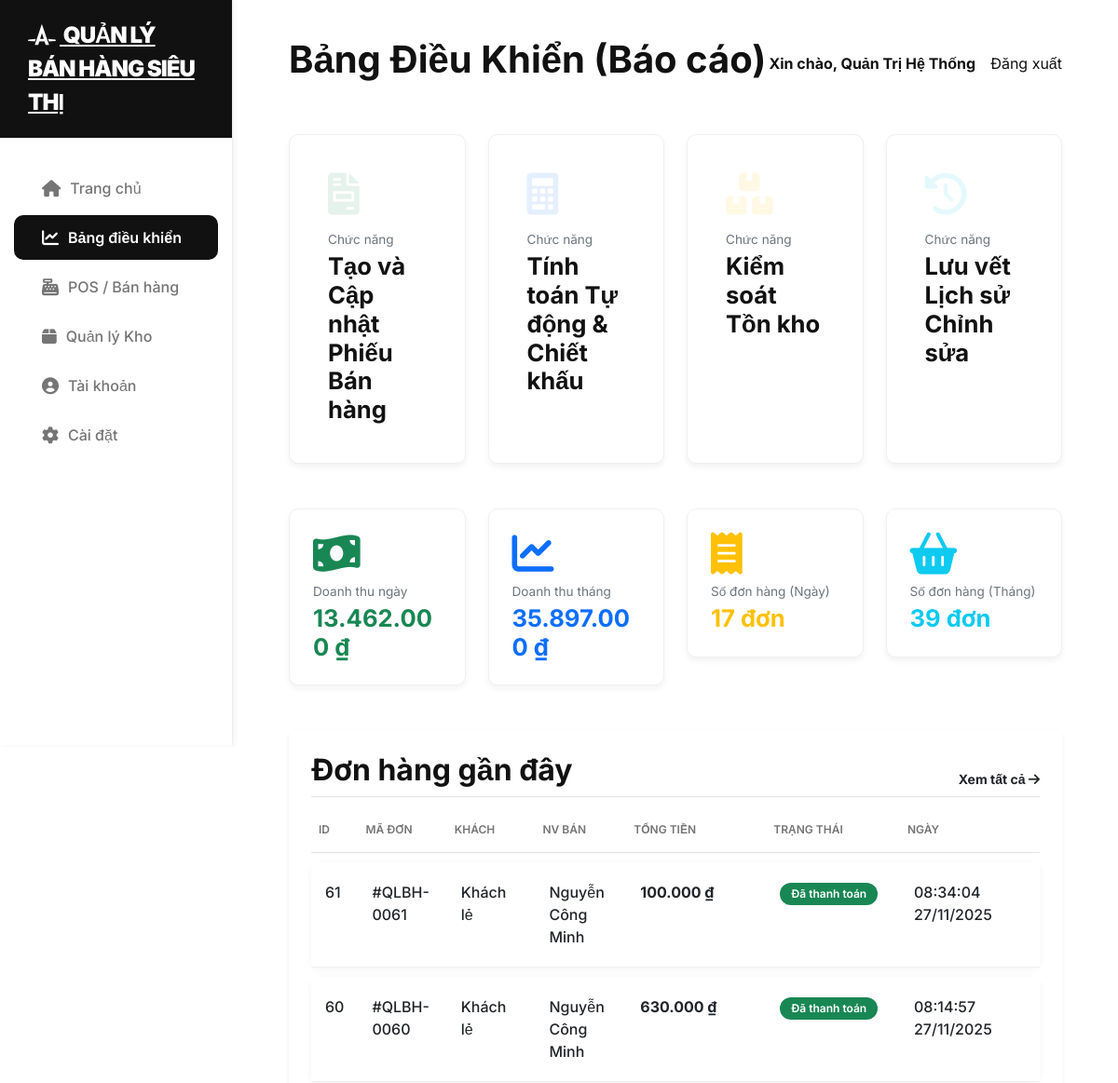
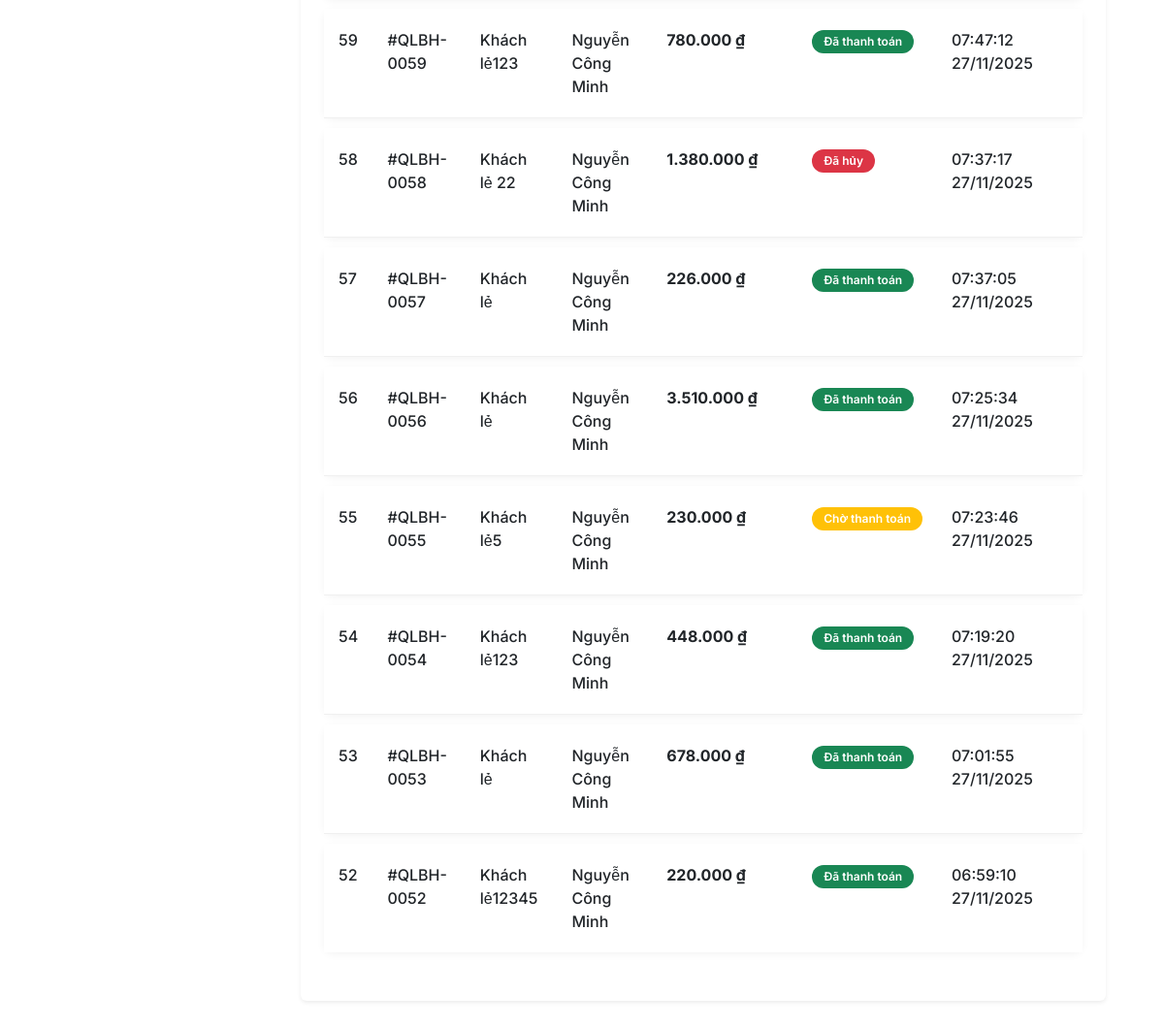
Page /admin_dashboard.php (signed in) on the committed database (2 pictures, top to bottom).
### tables this page shows
CREATE TABLE `transactions` (
  `id` int(11) UNSIGNED NOT NULL,
  `user_id` int(11) UNSIGNED DEFAULT NULL,
  `customer_name` varchar(255) DEFAULT 'Khách lẻ',
  `total_amount` decimal(10,2) NOT NULL,
  `payment_method` varchar(50) DEFAULT NULL,
  `status` varchar(20) NOT NULL DEFAULT 'completed',
  `created_at` timestamp NOT NULL DEFAULT current_timestamp(),
  `transaction_date` timestamp NOT NULL DEFAULT current_timestamp(),
  `tax_amount` decimal(10,2) NOT NULL DEFAULT 0.00,
  `tax_rate` int(11) NOT NULL DEFAULT 0
);

CREATE TABLE `users` (
  `id` int(11) UNSIGNED NOT NULL,
  `username` varchar(50) NOT NULL,
  `password` varchar(255) NOT NULL,
  `fullname` varchar(100) DEFAULT NULL,
  `email` varchar(100) DEFAULT NULL,
  `role` varchar(50) NOT NULL DEFAULT 'staff',
  `created_at` timestamp NOT NULL DEFAULT current_timestamp()
);

### config.php (called while the page is built, shortened)
<?php
function getCurrentUser() {
    return isset($_SESSION['user_name']) ? $_SESSION['user_name'] : 'Khách';
}

### admin_dashboard.php (the view, shortened to what this page needs)
<?php
require_once 'config.php';
$current_user_name = getCurrentUser();
function formatCurrency($amount) {
    $currency = defined('CURRENCY') ? CURRENCY : '₫';
    return number_format($amount, 0, ',', '.') . ' ' . $currency;
}
function getStatusBadge($status) {
    switch ($status) {
        case 'paid':
            return '<span class="badge bg-success rounded-pill">Đã thanh toán</span>';
        case 'pending':
            return '<span class="badge bg-warning rounded-pill">Chờ thanh toán</span>';
        case 'cancelled':
            return '<span class="badge bg-danger rounded-pill">Đã hủy</span>';
    }
}
$stats = [
    'today_revenue' => 0,
    'month_revenue' => 0,
    'today_orders' => 0,
    'month_orders' => 0,
];
$transactions = [];
$limit = 10;
try {
    global $pdo;
    $today = date('Y-m-d');
    $start_of_month = date('Y-m-01');
    $sql_stats = "
        SELECT
            SUM(CASE WHEN DATE(created_at) = :today AND status = 'paid' THEN total_amount ELSE 0 END) as today_revenue,
            COUNT(CASE WHEN DATE(created_at) = :today AND status = 'paid' THEN id ELSE NULL END) as today_orders,
            SUM(CASE WHEN created_at >= :start_of_month AND status = 'paid' THEN total_amount ELSE 0 END) as month_revenue,
            COUNT(CASE WHEN created_at >= :start_of_month AND status = 'paid' THEN id ELSE NULL END) as month_orders
        FROM transactions
    ";
    $stmt_stats = $pdo->prepare($sql_stats);
    $stmt_stats->bindParam(':today', $today);
    $stmt_stats->bindParam(':start_of_month', $start_of_month);
    $stmt_stats->execute();
    $db_stats = $stmt_stats->fetch(PDO::FETCH_ASSOC);
    if ($db_stats) {
        $stats['today_revenue'] = (float)$db_stats['today_revenue'];
        $stats['month_revenue'] = (float)$db_stats['month_revenue'];
        $stats['today_orders'] = (int)$db_stats['today_orders'];
        $stats['month_orders'] = (int)$db_stats['month_orders'];
    }
    $sql_trans = "
        SELECT
            t.id, t.customer_name, t.total_amount, t.status, t.created_at,
            u.fullname as sales_person
        FROM transactions t
        JOIN users u ON t.user_id = u.id
        ORDER BY t.created_at DESC
        LIMIT :limit
    ";
    $stmt_trans = $pdo->prepare($sql_trans);
    $stmt_trans->bindParam(':limit', $limit, PDO::PARAM_INT);
    $stmt_trans->execute();
    $transactions = $stmt_trans->fetchAll();
} catch (PDOException $e) {
    $error = "LỖI TRUY VẤN CSDL: " . $e->getMessage();
}
?>
<!DOCTYPE html>
<html lang="vi">
<head>
    <link href="https://cdn.jsdelivr.net/npm/bootstrap@5.3.0/dist/css/bootstrap.min.css" rel="stylesheet">
    <link rel="stylesheet" href="https://cdnjs.cloudflare.com/ajax/libs/font-awesome/6.0.0/css/all.min.css">
    <link rel="stylesheet" href="style.css">
</head>
<body>
<div class="sidebar d-none d-md-block">
    <a href="index.php" class="brand-logo">
        <i class="fab fa-autoprefixer"></i> <?php echo APP_NAME; ?>
    </a>
    <nav class="nav flex-column">
        <a class="nav-link" href="index.php"><i class="fas fa-home"></i> Trang chủ</a>
        <a class="nav-link active" href="admin_dashboard.php"><i class="fas fa-chart-line"></i> Bảng điều khiển</a>
        <a class="nav-link" href="sales.php"><i class="fas fa-cash-register"></i> POS / Bán hàng</a>
        <a class="nav-link" href="inventory.php"><i class="fas fa-box"></i> Quản lý Kho</a>
        <a class="nav-link" href="account.php"><i class="fas fa-user-circle"></i> Tài khoản</a>
        <a class="nav-link" href="#"><i class="fas fa-cog"></i> Cài đặt</a>
    </nav>
</div>
<div class="main-content">
    <div class="d-flex justify-content-between align-items-center mb-5">
        <h1 class="fw-bold">Bảng Điều Khiển (Báo cáo)</h1>
        <div class="ms-auto d-flex align-items-center">
            <span class="me-3 fw-bold">Xin chào, <?php echo $current_user_name; ?></span>
            <a href="logout.php" class="btn-outline-app">Đăng xuất</a>
        </div>
    </div>
   <div class="row g-4 mb-5">
    <div class="col-md-3">
        <a href="sales.php" class="stat-card card h-100 text-decoration-none">
            <div class="card-body">
                <i class="fas fa-file-invoice stat-icon mb-3 text-success"></i>
                <p class="text-secondary small mb-1">Chức năng</p>
                <h3 class="fw-bold m-0">Tạo và Cập nhật Phiếu Bán hàng</h3>
            </div>
        </a>
    </div>
    <div class="col-md-3">
        <a href="financial_report.php" class="stat-card card h-100 text-decoration-none">
            <div class="card-body">
                <i class="fas fa-calculator stat-icon mb-3 text-primary"></i>
                <p class="text-secondary small mb-1">Chức năng</p>
                <h3 class="fw-bold m-0">Tính toán Tự động & Chiết khấu</h3>
            </div>
        </a>
    </div>
    <div class="col-md-3">
        <a href="inventory.php" class="stat-card card h-100 text-decoration-none">
            <div class="card-body">
                <i class="fas fa-boxes stat-icon mb-3 text-warning"></i>
                <p class="text-secondary small mb-1">Chức năng</p>
                <h3 class="fw-bold m-0">Kiểm soát Tồn kho</h3>
            </div>
        </a>
    </div>
    <div class="col-md-3">
        <a href="audit_trail.php" class="stat-card card h-100 text-decoration-none">
            <div class="card-body">
                <i class="fas fa-history stat-icon mb-3 text-info"></i>
                <p class="text-secondary small mb-1">Chức năng</p>
                <h3 class="fw-bold m-0">Lưu vết Lịch sử Chỉnh sửa</h3>
            </div>
        </a>
    </div>
</div>
    <div class="row g-4 mb-5">
        <div class="col-md-3">
            <div class="stat-card card">
                <i class="fas fa-money-bill-wave stat-icon mb-2 text-success" style="opacity: 1;"></i>
                <p class="text-secondary small mb-1">Doanh thu ngày</p>
                <h3 class="fw-bold m-0 text-success"><?php echo formatCurrency($stats['today_revenue']); ?></h3>
            </div>
        </div>
        <div class="col-md-3">
            <div class="stat-card card">
                <i class="fas fa-chart-line stat-icon mb-2 text-primary" style="opacity: 1;"></i>
                <p class="text-secondary small mb-1">Doanh thu tháng</p>
                <h3 class="fw-bold m-0 text-primary"><?php echo formatCurrency($stats['month_revenue']); ?></h3>
            </div>
        </div>
        <div class="col-md-3">
            <div class="stat-card card">
                <i class="fas fa-receipt stat-icon mb-2 text-warning" style="opacity: 1;"></i>
                <p class="text-secondary small mb-1">Số đơn hàng (Ngày)</p>
                <h3 class="fw-bold m-0 text-warning"><?php echo number_format($stats['today_orders']); ?> đơn</h3>
            </div>
        </div>
        <div class="col-md-3">
            <div class="stat-card card">
                <i class="fas fa-shopping-basket stat-icon mb-2 text-info" style="opacity: 1;"></i>
                <p class="text-secondary small mb-1">Số đơn hàng (Tháng)</p>
                <h3 class="fw-bold m-0 text-info"><?php echo number_format($stats['month_orders']); ?> đơn</h3>
            </div>
        </div>
    </div>
    <div class="row mb-5">
        <div class="col-12">
            <div class="p-4 bg-white rounded shadow-sm">
                <div class="d-flex justify-content-between align-items-end mb-3 border-bottom pb-2">
                    <h2 class="fw-bold m-0">Đơn hàng gần đây</h2>
                    <a href="sales.php" class="text-dark text-decoration-none fw-bold small">Xem tất cả <i class="fas fa-arrow-right"></i></a>
                </div>
                <table class="table table-clean w-100">
                    <thead>
                        <tr>
                            <th width="50">ID</th>
                            <th>Mã đơn</th>
                            <th>Khách</th>
                            <th>NV Bán</th>
                            <th width="150">Tổng tiền</th>
                            <th width="100">Trạng thái</th>
                            <th width="150">Ngày</th>
                        </tr>
                    </thead>
                    <tbody>
                        <?php if (empty($transactions)): ?>
                            <tr>
                                <td colspan="7" class="text-center text-muted py-5">
                                    Chưa có giao dịch nào được ghi nhận.
                                </td>
                            </tr>
                        <?php else: ?>
                            <?php foreach ($transactions as $t): ?>
                            <tr>
                                <td><?php echo htmlspecialchars($t['id']); ?></td>
                                <td>#QLBH-<?php echo str_pad(htmlspecialchars($t['id']), 4, '0', STR_PAD_LEFT); ?></td>
                                <td><?php echo htmlspecialchars($t['customer_name']); ?></td>
                                <td><?php echo htmlspecialchars($t['sales_person']); ?></td>
                                <td class="fw-bold text-dark"><?php echo formatCurrency($t['total_amount']); ?></td>
                                <td><?php echo getStatusBadge($t['status']); ?></td>
                                <td><?php echo date('H:i:s d/m/Y', strtotime($t['created_at'])); ?></td>
                            </tr>
                            <?php endforeach; ?>
                        <?php endif; ?>
                    </tbody>
                </table>
            </div>
        </div>
    </div>
</div>
</body>
</html>

### style.css (style rules this page uses)
:root { --app-black: #111111; --app-gray: #757575; --bg-color: #ffffff; --card-bg: #f8f8f8; --border-radius-lg: 15px; --transition-speed: 0.3s; }
body { font-family: 'Inter', sans-serif; height: 100vh; overflow-x: hidden; background-color: var(--bg-color); color: var(--app-black); }
h1, h2, h3, h4, h5, h6 { color: var(--app-black); }
p { color: var(--app-gray); }
a { color: var(--app-black); text-decoration: none; }
.sidebar { height: 100vh; position: fixed; width: 250px; padding-top: 0; border-right: 1px solid #eee; background-color: var(--bg-color); box-shadow: 2px 0 5px rgba(0, 0, 0, 0.05); }
.brand-logo { font-weight: 900; font-size: 24px; padding: 20px 30px; margin-bottom: 30px; letter-spacing: -1px; text-transform: uppercase; background-color: var(--app-black); color: white; display: block; text-decoration: none; transition: all var(--transition-speed); }
.brand-logo i { margin-right: 5px; }
.sidebar .nav-link { padding: 12px 30px; color: var(--app-gray); font-weight: 500; display: flex; align-items: center; transition: all var(--transition-speed); border-radius: var(--border-radius-lg); margin: 0 15px 5px 15px; }
.sidebar .nav-link i { margin-right: 10px; font-size: 18px; }
.sidebar .nav-link:hover, .sidebar .nav-link.active { background-color: var(--app-black); color: white; font-weight: 600; }
.main-content { margin-left: 250px; padding: 40px 60px; background-color: var(--bg-color); }
.feature-card, .stat-card { background-color: var(--card-bg); border: none; height: 300px; position: relative; overflow: hidden; transition: all var(--transition-speed) ease; cursor: pointer; text-decoration: none; display: block; color: inherit; border-radius: var(--border-radius-lg); box-shadow: 0 5px 15px rgba(0, 0, 0, 0.08); padding: 30px; }
.stat-card { height: auto; padding: 30px; text-align: left; display: flex; flex-direction: column; justify-content: space-between; }
.stat-card .stat-icon { font-size: 45px; opacity: 0.1; margin-bottom: 15px; align-self: flex-start; }
.stat-card h3 { font-weight: 800; font-size: 1.6rem; line-height: 1.2; margin-top: 10px; }
.stat-card p.small { color: var(--app-gray); font-size: 0.85rem; }
.table-clean { border-collapse: separate; border-spacing: 0 10px; }
.table-clean thead th { font-weight: 600; color: var(--app-gray); border-bottom: 1px solid #e0e0e0; text-transform: uppercase; font-size: 12px; padding-bottom: 15px; padding-top: 0; }
.table-clean tbody td { padding: 20px 15px; font-weight: 500; border-bottom: 1px solid #f0f0f0; background-color: var(--bg-color); }
.table-clean tbody tr { transition: all var(--transition-speed); border-radius: var(--border-radius-lg); overflow: hidden; box-shadow: 0 2px 8px rgba(0, 0, 0, 0.05); }
.table-clean tbody tr:first-child { border-top-left-radius: var(--border-radius-lg); border-top-right-radius: var(--border-radius-lg); }
.table-clean tbody tr:last-child { border-bottom-left-radius: var(--border-radius-lg); border-bottom-right-radius: var(--border-radius-lg); }
.table-clean .badge { padding: 6px 12px; border-radius: 12px; font-weight: 600; font-size: 0.75rem; }

### admin_dashboard.php (style rules this page uses)
:root { --app-black: #111111; --app-gray: #757575; --card-bg: #FFFFFF; --transition-speed: 0.3s; --border-radius-lg: 10px; }
.stat-card { background: var(--card-bg); border: 1px solid #f0f0f0; padding: 25px; border-radius: var(--border-radius-lg); box-shadow: 0 4px 6px rgba(0, 0, 0, 0.05); transition: all var(--transition-speed); display: block; text-decoration: none; color: inherit; }
.stat-icon { font-size: 30px; opacity: 0.5; color: var(--app-black); }
.table-clean th { font-weight: 500; color: var(--app-gray); border-bottom: 1px solid #ddd; text-transform: uppercase; font-size: 11px; padding-bottom: 15px; }
.table-clean td { padding: 15px 0; font-weight: 500; border-bottom: 1px solid #f0f0f0; }
.table-clean tbody tr:last-child td { border-bottom: none; }
.sidebar .nav-link:nth-child(2) { background-color: var(--app-black); color: white; border-radius: 10px; }

### rows in the picture
transactions: id "61", id "0061", customer_name "Khách lẻ", user.fullname "Nguyễn Công Minh", total_amount "100.000 ₫", status "Đã thanh toán", created_at "08:34:04 27/11/2025"
transactions: id "60", id "0060", customer_name "Khách lẻ", user.fullname "Nguyễn Công Minh", total_amount "630.000 ₫", status "Đã thanh toán", created_at "08:14:57 27/11/2025"
transactions: id "59", id "0059", customer_name "Khách lẻ123", user.fullname "Nguyễn Công Minh", total_amount "780.000 ₫", status "Đã thanh toán", created_at "07:47:12 27/11/2025"
transactions: id "58", id "0058", customer_name "Khách lẻ 22", user.fullname "Nguyễn Công Minh", total_amount "1.380.000 ₫", status "Đã hủy", created_at "07:37:17 27/11/2025"
transactions: id "57", id "0057", customer_name "Khách lẻ", user.fullname "Nguyễn Công Minh", total_amount "226.000 ₫", status "Đã thanh toán", created_at "07:37:05 27/11/2025"
transactions: id "56", id "0056", customer_name "Khách lẻ", user.fullname "Nguyễn Công Minh", total_amount "3.510.000 ₫", status "Đã thanh toán", created_at "07:25:34 27/11/2025"
transactions: id "55", id "0055", customer_name "Khách lẻ5", user.fullname "Nguyễn Công Minh", total_amount "230.000 ₫", status "Chờ thanh toán", created_at "07:23:46 27/11/2025"
transactions: id "54", id "0054", customer_name "Khách lẻ123", user.fullname "Nguyễn Công Minh", total_amount "448.000 ₫", status "Đã thanh toán", created_at "07:19:20 27/11/2025"
transactions: id "53", id "0053", customer_name "Khách lẻ", user.fullname "Nguyễn Công Minh", total_amount "678.000 ₫", status "Đã thanh toán", created_at "07:01:55 27/11/2025"
transactions: id "52", id "0052", customer_name "Khách lẻ12345", user.fullname "Nguyễn Công Minh", total_amount "220.000 ₫", status "Đã thanh toán", created_at "06:59:10 27/11/2025"

### other values in the picture
APP_NAME "QUẢN LÝ BÁN HÀNG SIÊU THỊ"
$current_user_name "Quản Trị Hệ Thống"
formatCurrency($stats['today_revenue']) "13.462.000 ₫"
formatCurrency($stats['month_revenue']) "35.897.000 ₫"
$stats['today_orders'] "17"
$stats['month_orders'] "39"
